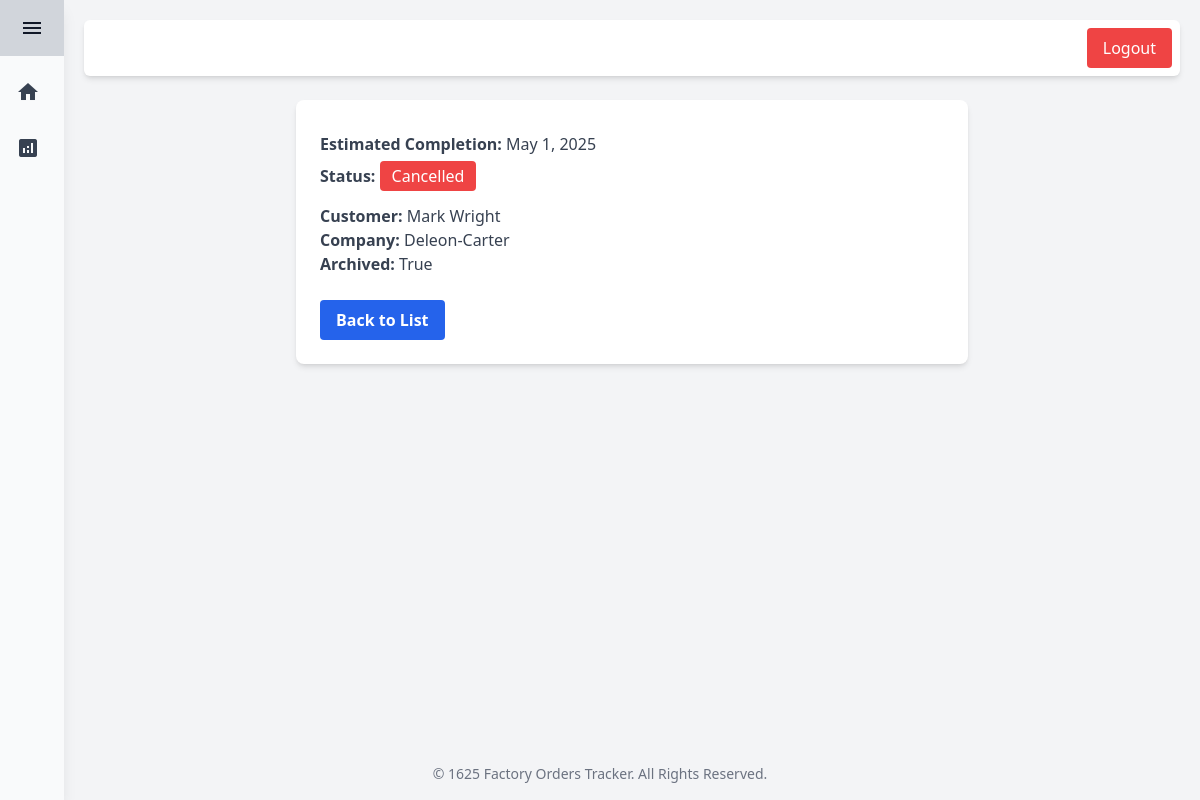
The app's page /part_view/2/ (signed in) with its own data.
### Tracker/models.py (models this page shows, shortened)
class Parts(models.Model):
    class Status(models.TextChoices):
        PENDING = 'PENDING', "Pending"
        IN_PROGRESS = 'IN_PROGRESS', "In progress"
        COMPLETED = 'COMPLETED', "Completed"
        ON_HOLD = 'ON_HOLD', "On hold"
        CANCELLED = 'CANCELLED', "Cancelled"
    glovia_id = models.CharField(max_length=50)
    part_type = models.ForeignKey(PartTypes, on_delete=models.SET_NULL, null=True)
    step = models.ForeignKey(Steps, on_delete=models.SET_NULL, null=True)
    customer = models.ForeignKey(User, on_delete=models.SET_NULL, null=True, related_name='customer')
    deal = models.ForeignKey(Deals, on_delete=models.CASCADE)
    estimated_completion = models.DateField(null=True)
    status = models.CharField(max_length=50, choices=Status.choices, default=Status.PENDING)
    archived = models.BooleanField(default=False)

class User(AbstractUser):
    date_joined = models.DateTimeField(default=timezone.now)
    parent_company = models.ForeignKey(Companies, on_delete=models.SET_NULL, null=True, blank=True, default=None)

class Companies(models.Model):
    name = models.CharField(max_length=50)
    description = models.TextField()
    hubspot_api_id = models.CharField(max_length=50)

### Tracker/views.py (the view)
# urls.py: path('part_view/<int:part_id>/', views.part_view, name='part_view'),
@login_required
def part_view(request, part_id):
    context = {}
    part = get_object_or_404(Parts, id=part_id)
    customer = get_object_or_404(User, id=part.customer_id)
    company = get_object_or_404(Companies, id=part.deal.company.id)
    current_step = get_object_or_404(Steps, id=part.step_id)
    context.update({'part': part})
    context.update({'customer': customer})
    context.update({'company': company})
    context.update({'current_step': current_step})
    return render(request, 'tracker/part_view.html', context=context)

### templates/tracker/part_view.html (shortened to what this page needs)
{% extends "base.html" %}
{% block content %}
<div class="container mx-auto p-6 bg-white shadow-md rounded-lg max-w-2xl">
    <p class="text-gray-700 mt-2"><strong>Estimated Completion:</strong> {{ part.estimated_completion }}</p>
    <p class="mt-2 text-gray-700"><strong>Status:</strong>
        <span class="px-3 py-1 rounded text-white
            {% if part.is_complete %} bg-green-500
            {% elif part.is_in_progress %} bg-yellow-500
            {% else %} bg-red-500 {% endif %}">
            {{ part.get_status_display }}
        </span>
    </p>
    <div class="mt-4 text-gray-700">
        <p><strong>Customer:</strong> {{ customer.first_name }} {{ customer.last_name }}</p>
        <p><strong>Company:</strong> {{ company.name }}</p>
        <p><strong>Archived:</strong> {{ part.archived }}</p>
    </div>
    <div class="mt-6">
        <a href="{% url 'tracker' %}" class="inline-block bg-blue-600 hover:bg-blue-700 text-white font-semibold py-2 px-4 rounded">
            Back to List
        </a>
    </div>
</div>
{% endblock %}

### records on screen
Parts: estimated_completion "May 1, 2025", status "Cancelled", archived "True"
User: first_name "Mark", last_name "Wright"
Companies: name "Deleon-Carter"
